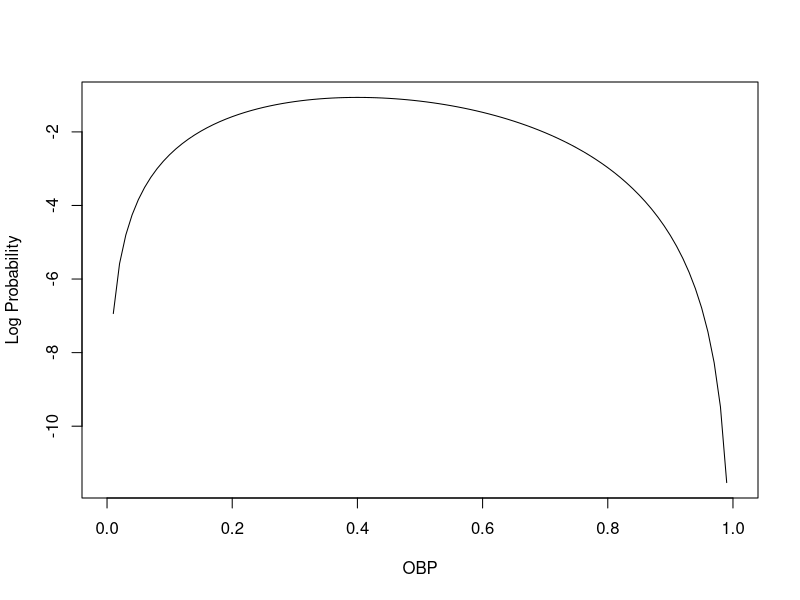
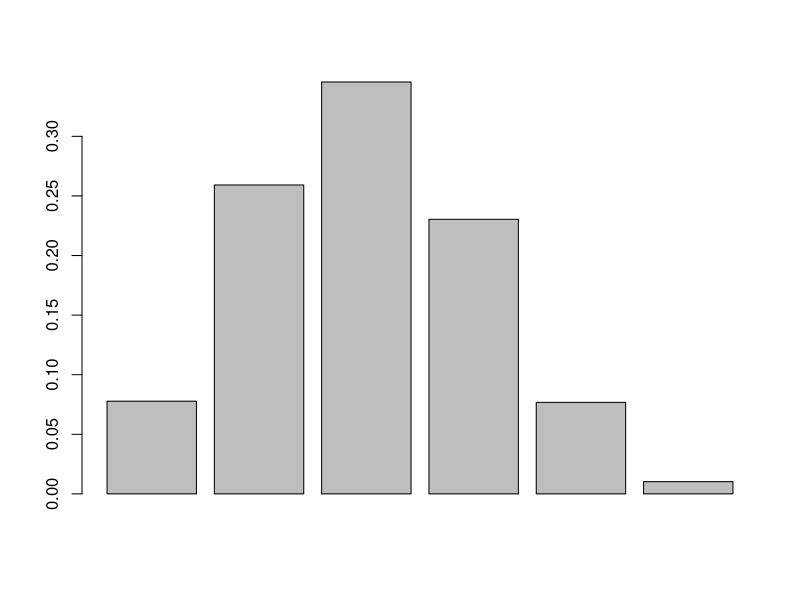
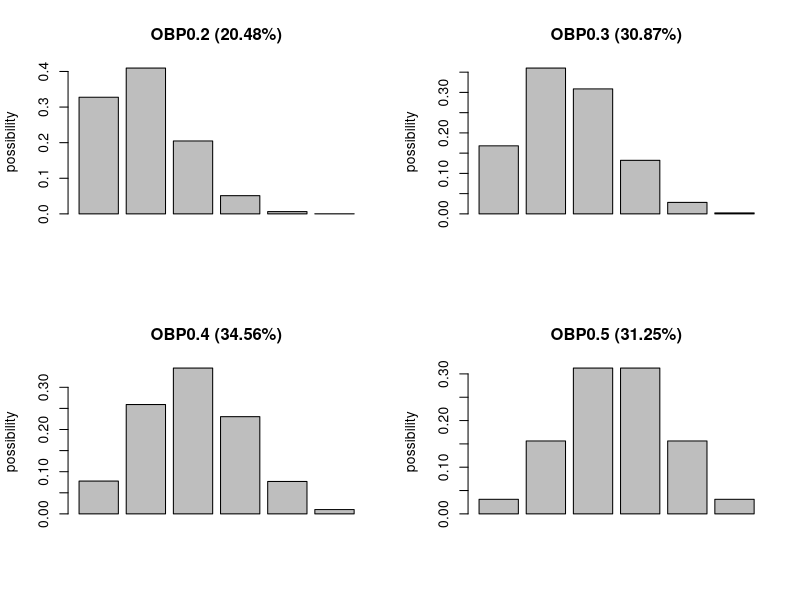

These figures' R source, in order:
a <- rbinom(10000, 5, 0.46)
table(a)/10000

curve(log(10*x^2*(1-x)^3),0,1,ylab='Log Probability', xlab='OBP')

OBP <- 0.4
base <- 0:5
P <- OBP^base*(1-OBP)^(5-base)
case<-choose(5, base)
EV <- P*case
EV

barplot(EV)

par(mfrow=c(2,2))
OBP <- 0.2
base <- 0:5
P <- OBP^base*(1-OBP)^(5-base)
case<-choose(5, base)
EV <- P*case
barplot(EV, main='OBP0.2 (20.48%)', ylab='possibility')

OBP <- 0.3
base <- 0:5
P <- OBP^base*(1-OBP)^(5-base)
case<-choose(5, base)
EV <- P*case
barplot(EV, main='OBP0.3 (30.87%)', ylab='possibility')

OBP <- 0.4
base <- 0:5
P <- OBP^base*(1-OBP)^(5-base)
case<-choose(5, base)
EV <- P*case
barplot(EV, main='OBP0.4 (34.56%)', ylab='possibility')

OBP <- 0.5
base <- 0:5
P <- OBP^base*(1-OBP)^(5-base)
case<-choose(5, base)
EV <- P*case
barplot(EV, main='OBP0.5 (31.25%)', ylab='possibility')